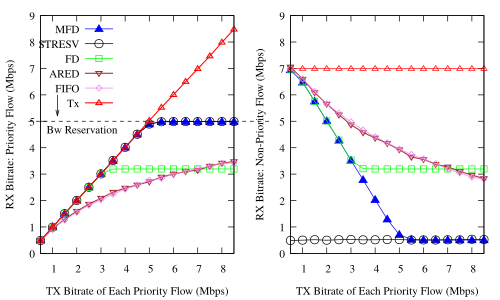

Reproduce this figure in gnuplot.
#! xgp flow_pps.dat
# Created the Fri Dec  8 02:30:12 CET 2017 with:
#   ____________________________
#  /                            \
# /        xgp        __________/
# \__________________/.:nonsns:.
#
 
#-------------------------------------
# SHAPES:
# (c)ircle  (t)riangle (i)nv.tri.
#           (d)iamond  (s)quare
# FILLING:
# (f)illed  (o)paque  (e)mpty (default)
#-------------------------------------
   s=4  ; es=s  ; fs=s+1 ; os=s+66
   c=6  ; ec=c  ; fc=c+1 ; oc=os+1
   t=8  ; et=t  ; ft=t+1 ; ot=oc+1
   i=10 ; ei=i  ; fi=i+1 ; oi=ot+1
   d=12 ; ed=d  ; fd=d+1 ; od=oi+1
   p=14 ; ep=p  ; fp=p+1 ; op=od+1
#-------------------------------------
#  e.g.:  
#  empty circles vs filled squares
#  plot "file" u 1:3 w p pt ec, 
#           "" u 1:4 w lp pt fs
#-------------------------------------

#Happy gnuplotting
#ty=ARG1
set out "rx_new_2.pdf"
#set out "rx_detnet.pdf"
#set out "rx_fifo.pdf"
set term pdf font "Times,12"
#set terminal X11 enhanced font "courier 10 pitch, 16" size 1300,1000

set pointsize 0.75

set key top left
#set ylabel "Per flow rate [pps]"
#set title "Priority Bandwidth reservation Output (21Mbps Input link and 10Mbps Output link)\nPriority Bandwidth Sharing\n10 Detnet Flows and 2 Other heavy flows\nExplicit Bandwidth Reservation for Detnet Flows (Flows send their bandwidth requirement)\n and the remaining availble bandwidth is fairly shared by other flows."
#set title "Fifo Queue Output (21Mbps Input link and 10Mbps Output link)\n10 Detnet Flows and 2 Other heavy flows"

set xlabel "TX Bitrate of Each Priority Flow (Mbps)"
set xtics 1


#set ytics 0.1
#set boxwidth 0.5
#set style fill solid
#set ytics nomirror
#set y2tics
#set yrange [0:5]
#set y2range [0:6000]

set ylabel "RX Bitrate: Priority Flow (Mbps)"

#set y2label "Flow Weight"
#set format y "%.t^.10^%T"
#set ytics 200000
#set yran [1e3:]
#min(a,b)=a<b?a:b
#stats 	'flow_pps.dat'	every ::1 using 1 nooutput
#total=int(STATS_sum)
#print("Total Throughput")
#print(total)
#f(x)=total


set yrange [0:9]
#set ytics nomirror
#set y2range [0:0.1]
#set y2label "Average End-to-End Latency (Secs)\nof Received Packets"
#set y2tics 0.01
set ytics 1
set xrange [0.5:8.5]

#t = 3000.0 / 1024
set arrow 1 from 0,5 to 10,5 nohead dt "-"

#set label "(DetnetFlow)" at 0.8,-0.8
#set label "(DetnetFlow)" at 1.6,-0.8
#set label "(DetnetFlow)" at 2.6,-0.8

set arrow 2 from 1.2,6 to 1.2,5.2
set label "Bw Reservation" at 0.75,4.7

set multiplot layout 1, 2 
#unset title
#unset xlabel
#unset key




plot \
'<cat rx_bwresv_flow_3.dat'	u ($2)/1000:($6)/1000 t 'MFD' axes x1y1 with linespoints lw 1 pt ft lc rgb "blue" pointsize 1,\
'<cat rx_stresv_flow_3.dat'	u ($2)/1000:($6)/1000 t 'STRESV' axes x1y1 with linespoints lw 1 pt ec lc rgb "black" pointsize 1,\
'<cat rx_fd_flow_3.dat'		u ($2)/1000:($6)/1000 t 'FD' axes x1y1 with linespoints lw 1 pt es lc rgb "green",\
'<cat rx_ared_flow_3.dat'	u ($2)/1000:($6)/1000 t 'ARED' axes x1y1 with linespoints lw 1.5 pt ei lc rgb "brown",\
'<cat rx_fifo_flow_3.dat'	u ($2)/1000:($6)/1000 t 'FIFO' axes x1y1 with linespoints lw 1 pt ed lc rgb "violet",\
'<cat tx_bwresv_flow_3.dat'	u ($2)/1000:($6)/1000 t 'Tx' axes x1y1 with linespoints lw 1.5 pt et lc rgb "red"


unset ylabel
unset arrow
unset label
set ylabel "RX Bitrate: Non-Priority Flow (Mbps)"
set xlabel "TX Bitrate of Each Priority Flow (Mbps)"
#set key top right
unset key

plot \
'<cat rx_bwresv_flow_1.dat'	u ($2)/1000:($6)/1000 t 'MFD' axes x1y1 with linespoints lw 1 pt ft lc rgb "blue" pointsize 1,\
'<cat rx_stresv_flow_1.dat'	u ($2)/1000:($6)/1000 t 'STRESV' axes x1y1 with linespoints lw 1 pt ec lc rgb "black" pointsize 1,\
'<cat tx_bwresv_flow_1.dat'	u ($2)/1000:($6)/1000 t 'Tx' axes x1y1 with linespoints lw 1 pt et lc rgb "red",\
'<cat rx_fd_flow_1.dat'		u ($2)/1000:($6)/1000 t 'FD' axes x1y1 with linespoints lw 1 pt es lc rgb "green",\
'<cat rx_ared_flow_1.dat'	u ($2)/1000:($6)/1000 t 'ARED' axes x1y1 with linespoints lw 1.5 pt ei lc rgb "brown",\
'<cat rx_fifo_flow_1.dat'	u ($2)/1000:($6)/1000 t 'FIFO' axes x1y1 with linespoints lw 1 pt ed lc rgb "violet"



#'<cat rx_bwresv_full_sort.dat'	u ($0+1):($4)/1000 t 'Rx Bwresv' axes x1y1 with linespoints lw 2 lc rgb "blue" pt ec ps 1,\
#'<cat rx_stresv_full_sort.dat'	u ($0+1):($4)/1000 t 'Rx STRESV' axes x1y1 with linespoints lw 1.5 pt et lc rgb "blue",\
#'<cat tx_bwresv_full_sort.dat'	u ($0+1):($4)/1000 t 'Tx' axes x1y1 with linespoints lw 2 lc rgb "blue" pt fs,\
#'<cat rx_bwresv_low_sort.dat'	u ($0+1):($4)/1000 t 'Rx Bwresv' axes x1y1 with linespoints lw 2 lc rgb "black" pt ec ps 1,\
#'<cat rx_stresv_low_sort.dat'	u ($0+1):($4)/1000 t 'Rx STRESV' axes x1y1 with linespoints lw 1.5 pt et lc rgb "black",\
#'<cat tx_bwresv_low_sort.dat'	u ($0+1):($4)/1000 t 'Tx' axes x1y1 with linespoints lw 2 lc rgb "black" pt fs

#'<cat rx_bwresv_mid_sort.dat'	u ($0+1):($4)/1000 t 'Rx Bwresv' axes x1y1 with linespoints lw 2 lc rgb "red" pt ec ps 1,\
#'<cat rx_stresv_mid_sort.dat'	u ($0+1):($4)/1000 t 'Rx STRESV' axes x1y1 with linespoints lw 1.5 pt et lc rgb "red",\
#'<cat tx_bwresv_mid_sort.dat'	u ($0+1):($4)/1000 t 'Tx' axes x1y1 with linespoints lw 2 lc rgb "red" pt fs,\
#'<cat rx_bwresv_low_sort.dat'	u ($0+1):($4)/1000 t 'Rx Bwresv' axes x1y1 with linespoints lw 2 lc rgb "black" pt ec ps 1,\
#'<cat rx_stresv_low_sort.dat'	u ($0+1):($4)/1000 t 'Rx STRESV' axes x1y1 with linespoints lw 1.5 pt et lc rgb "black",\
#'<cat tx_bwresv_low_sort.dat'	u ($0+1):($4)/1000 t 'Tx' axes x1y1 with linespoints lw 2 lc rgb "black" pt fs

#'< cat delay_bwresv_full.dat | head -n6'    u ($2):($4)  t 'Delay BwResv'  axes x1y2 with lp lw 2 lc rgb "blue" pt ec,\
#'< cat delay_stresv_full.dat | head -n6'    u ($2):($4)  t 'Delay StResv'  axes x1y2 with lp lw 1.5 lc rgb "black" pt ei


#'<cat rx_ared_10.dat'	u ($2):($4)/1000 t 'Rx ARED' axes x1y1 with linespoints lw 2,\
#'<cat rx_codel_10.dat'	u ($2):($4)/1000 t 'Rx CODEL' axes x1y1 with linespoints lw 2,\

#'< cat rx.dat | tail -n 19'    u ($0+1):($2)/1000     notitle axes x1y1 with steps lc rgb "green" lw 2,\
#'< cat rx.dat | tail -n 19'    u ($0+1):($5+50)/1000  notitle     axes x1y1 with steps lc rgb "brown" lw 2,\
#'< cat rx.dat | tail -n 19'    u ($0+1):($8)/1000     notitle  axes x1y1 with steps lc rgb "black" lw 2,\
#'< cat rx.dat | tail -n 19'    u ($0+1):($11)/1000    notitle   axes x1y1 with steps lc rgb "red" lw 2,\
#'< cat rx.dat | tail -n 19'    u ($0+1):($14)/1000    notitle   axes x1y1 with steps lc rgb "blue" lw 2,\
#'< cat rx.dat | tail -n 19'    u ($0+1):($17)/1000    notitle    axes x1y1 with steps lc rgb "orange" lw 2,\
#'< cat rx.dat | tail -n 19'    u ($0+1):($2)/1000      t 'Rx Other-1'    axes x1y1 with points lc rgb "green" lw 2,\
#'< cat rx.dat | tail -n 19'    u ($0+1):($5+50)/1000      t 'Rx Other-2'    axes x1y1 with points lc rgb "brown" lw 2,\
#'< cat rx.dat | tail -n 19'    u ($0+1):($8)/1000      t 'Rx Detnet-1'   axes x1y1 with points lc rgb "black" lw 2,\
#'< cat rx.dat | tail -n 19'    u ($0+1):($11)/1000      t 'Rx Detnet-2'  axes x1y1 with points lc rgb "red" lw 2,\
#'< cat rx.dat | tail -n 19'    u ($0+1):($14)/1000      t 'Rx Detnet-3'  axes x1y1 with points lc rgb "blue" lw 2,\
#'< cat rx.dat | tail -n 19'    u ($0+1):($17)/1000      t 'Rx Total'  axes x1y1 with points lc rgb "orange" lw 2

#'< cat rx.dat | tail -n 19'    u ($0+1):($2)/1000      t 'Rx Other-1'    axes x1y1 with lp ls 3 lc rgb "green" lw 2,\
#'< cat rx.dat | tail -n 19'    u ($0+1):($5+50)/1000      t 'Rx Other-2'    axes x1y1 with lp lc rgb "brown" lw 2,\
#'< cat rx.dat | tail -n 19'    u ($0+1):($8)/1000      t 'Rx Detnet-1'   axes x1y1 with lp lc rgb "black" lw 2,\
#'< cat rx.dat | tail -n 19'    u ($0+1):($11)/1000      t 'Rx Detnet-2'  axes x1y1 with lp lc rgb "red" lw 2,\
#'< cat rx.dat | tail -n 19'    u ($0+1):($14)/1000      t 'Rx Detnet-3'  axes x1y1 with lp lc rgb "blue" lw 2,\
#'< cat rx.dat | tail -n 19'    u ($0+1):($17)/1000      t 'Rx Total'  axes x1y1 with lp lc rgb "orange" lw 2

#'< cat rx.dat | tail -n 19'    u ($0+1):($2)/1000      t 'Rx Other-1'    axes x1y1 with lp ls 3 lc rgb "green" lw 2,\
#'< cat rx.dat | tail -n 19'    u ($0+1):($8+10)/1000      t 'Rx Other-2'    axes x1y1 with lp lc rgb "orange" lw 2,\
#'< cat rx.dat | tail -n 19'    u ($0+1):($5)/1000      t 'Rx Detnet-1'   axes x1y1 with lp lc rgb "black" lw 2,\
#'< cat rx.dat | tail -n 19'    u ($0+1):($11)/1000      t 'Rx Detnet-2'  axes x1y1 with lp lc rgb "black" lw 2,\
#'< cat rx.dat | tail -n 19'    u ($0+1):($14)/1000      t 'Rx Detnet-3'  axes x1y1 with lp lc rgb "black" lw 2,\
#'< cat rx.dat | tail -n 19'    u ($0+1):($17)/1000      t 'Rx Detnet-4'  axes x1y1 with lp lc rgb "black" lw 2,\
#'< cat rx.dat | tail -n 19'    u ($0+1):($20)/1000      t 'Rx Detnet-5'  axes x1y1 with lp lc rgb "black" lw 2,\
#'< cat rx.dat | tail -n 19'    u ($0+1):($23)/1000      t 'Rx Detnet-6'  axes x1y1 with lp lc rgb "black" lw 2,\
#'< cat rx.dat | tail -n 19'    u ($0+1):($26)/1000      t 'Rx Detnet-7'  axes x1y1 with lp lc rgb "black" lw 2,\
#'< cat rx.dat | tail -n 19'    u ($0+1):($29)/1000      t 'Rx Detnet-8'  axes x1y1 with lp lc rgb "black" lw 2,\
#'< cat rx.dat | tail -n 19'    u ($0+1):($32)/1000      t 'Rx Detnet-9'  axes x1y1 with lp lc rgb "black" lw 2,\
#'< cat rx.dat | tail -n 19'    u ($0+1):($35)/1000      t 'Rx Detnet-10' axes x1y1 with lp lc rgb "black" lw 2,\
#'< cat rx.dat | tail -n 19'    u ($0+1):($38)/1000      t 'Rx Total'  axes x1y1 with lp lc rgb "red" lw 2	 
#pause 0.5
#reread

#plot \
#'< cat exp_10flows_rx.dat'    u ($0+1)*10:($2)      t 'Rx Detnet-1'  axes x1y1 with #lp pt 4 lc rgb "blue",\
#'< cat exp_10flows_rx.dat'    u ($0+1)*10:($5)      t 'Rx Detnet-2'  axes x1y1 with line  #lp pt 7 lc rgb "blue",\
#'< cat exp_10flows_rx.dat'    u ($0+1)*10:($8)      t 'Rx Detnet-3'  axes x1y1 with lp pt 8 lc rgb "red",\
#'< cat exp_10flows_rx.dat'    u ($0+1)*10:($11)      t 'Rx Detnet-4'  axes x1y1 with lp pt 11 lc rgb "red"
#'< sort -rnk1 /home/vk/FAIRDROP_BW_MASTER/NETWORKING_FAIRDROP_BW_1.0/plots/flow_pps.dat'	u ($0+1):($1/1000000)   	t 'Networking Alpha-1.0'  axes x1y1 with lp pt 4 lc rgb "black",	\
#'< sort -rnk1 /home/vk/FAIRDROP_BW_MASTER/ACT_FAIRDROP_BW_1.0/plots/flow_pps.dat'    u ($0+1):($1/1000000)      t 'Act Alpha-1.0'  axes x1y1 with lp pt 4 lc rgb "blue",    \
#'< sort -rnk1 /home/vk/FAIRDROP_BW_MASTER/NETWORKING_FAIRDROP_BW_0.4/plots/flow_pps.dat'    u ($0+1):($1/1000000)       t 'Networking Alpha-0.4'  axes x1y1 with lp pt 6 lc rgb "black", \
#'< sort -rnk1 /home/vk/FAIRDROP_BW_MASTER/ACT_FAIRDROP_BW_0.4/plots/flow_pps.dat'    u ($0+1):($1/1000000)      t 'Act Alpha-0.4'  axes x1y1 with lp pt 6 lc rgb "blue",    \
#'< sort -rnk1 /home/vk/FAIRDROP_BW_MASTER/NETWORKING_FAIRDROP_BW_0.1/plots/flow_pps.dat'    u ($0+1):($1/1000000)       t 'Networking Alpha-0.1'  axes x1y1 with lp pt 8 lc rgb "black", \
#'< sort -rnk1 /home/vk/FAIRDROP_BW_MASTER/ACT_FAIRDROP_BW_0.1/plots/flow_pps.dat'    u ($0+1):($1/1000000)      t 'Act Alpha-0.1'  axes x1y1 with lp pt 8 lc rgb "blue",    \

#'/home/vk/NOFAIRDROP_BW_RESULTS/plots/flow_pps.dat'  u ($0+1):($1/1000000) t 'Taildrop'   axes x1y1 with boxes lc rgb "violet"

#'flow_pps.dat'  u ($0+1+0.25):(f($1)/1000000)           t 'Per Flow Throughput'  axes x1y1 with boxes
